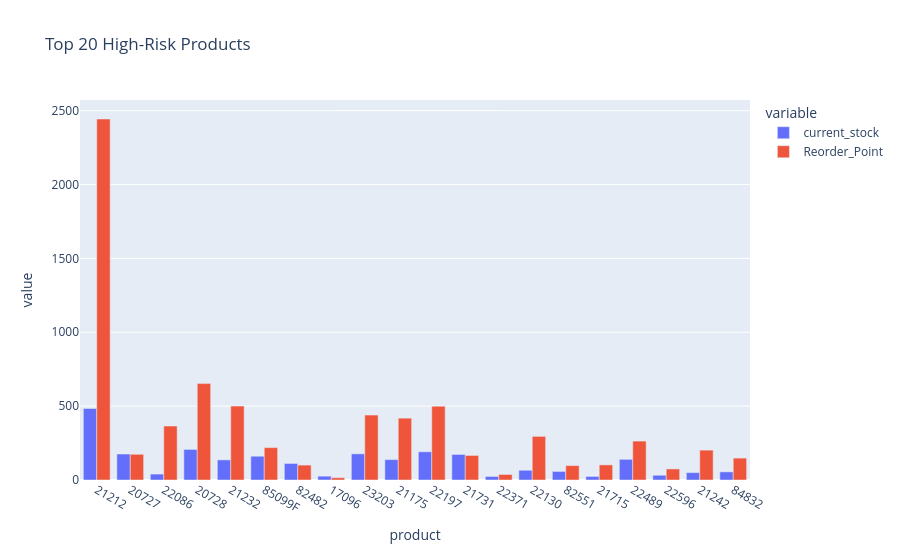

Here is the notebook cell this chart was saved with:
### Markdown cell above
## TOP HIGH-RISK PRODUCTS

### Code cell
top_inventory = inventory_df.sort_values(

    by='Inventory_Risk_Score',

    ascending=False

).head(20)

fig = px.bar(

    top_inventory,

    x='product',

    y=[
        'current_stock',
        'Reorder_Point'
    ],

    barmode='group',

    title='Top 20 High-Risk Products'
)

fig.show()

### Figure 1 — Plotly figure (JSON) as saved in the notebook; plotly's stock layout.template omitted (floating-point values rounded to 4 significant figures)
{"data": [{"alignmentgroup": "True", "hovertemplate": "variable=current_stock<br>product=%{x}<br>value=%{y}<extra></extra>", "legendgroup": "current_stock", "marker": {"color": "#636efa", "pattern": {"shape": ""}}, "name": "current_stock", "offsetgroup": "current_stock", "orientation": "v", "showlegend": true, "textposition": "auto", "type": "bar", "x": ["21212", "20727", "22086", "20728", "21232", "85099F", "82482", "17096", "23203", "21175", "22197", "21731", "22371", "22130", "82551", "21715", "22489", "22596", "21242", "84832"], "xaxis": "x", "y": [484.0, 176.0, 40.0, 207.0, 136.0, 161.0, 112.0, 26.0, 177.0, 138.0, 191.0, 173.0, 24.0, 66.0, 58.0, 24.0, 140.0, 32.0, 50.0, 55.0], "yaxis": "y"}, {"alignmentgroup": "True", "hovertemplate": "variable=Reorder_Point<br>product=%{x}<br>value=%{y}<extra></extra>", "legendgroup": "Reorder_Point", "marker": {"color": "#EF553B", "pattern": {"shape": ""}}, "name": "Reorder_Point", "offsetgroup": "Reorder_Point", "orientation": "v", "showlegend": true, "textposition": "auto", "type": "bar", "x": ["21212", "20727", "22086", "20728", "21232", "85099F", "82482", "17096", "23203", "21175", "22197", "21731", "22371", "22130", "82551", "21715", "22489", "22596", "21242", "84832"], "xaxis": "x", "y": [2444.0, 173.9, 365.4, 652.6, 500.1, 219.3, 100.9, 15.51, 439.3, 418.7, 499.7, 166.1, 37.39, 295.3, 97.29, 102.2, 263.4, 74.89, 202.2, 148.3], "yaxis": "y"}], "layout": {"barmode": "group", "legend": {"title": {"text": "variable"}, "tracegroupgap": 0}, "title": {"text": "Top 20 High-Risk Products"}, "xaxis": {"anchor": "y", "domain": [0, 1], "title": {"text": "product"}}, "yaxis": {"anchor": "x", "domain": [0, 1], "title": {"text": "value"}}}}
